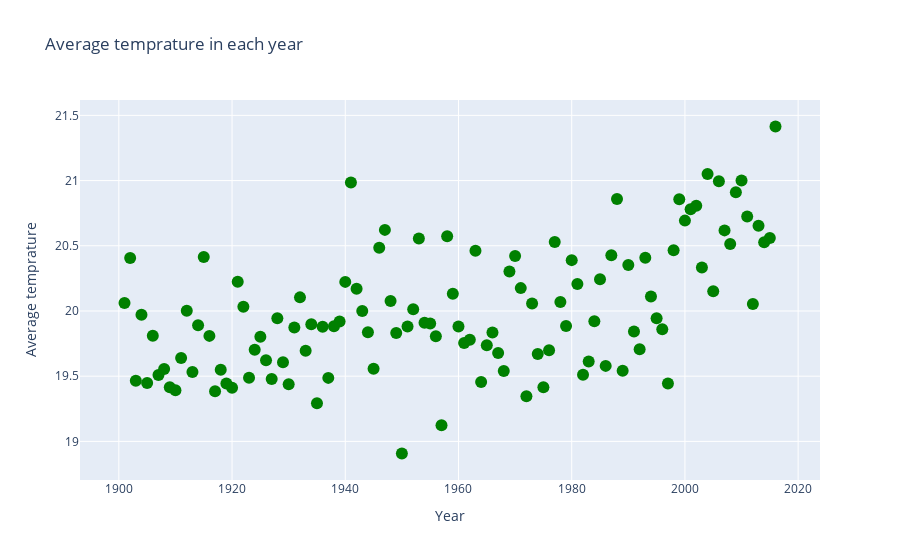

Here is the notebook cell this chart was saved with:
### Code cell
trace = go.Scatter(x = temp_year.index,
                y=temp_year['Temperature - (Celsius)'],
                mode = 'markers',
                text= temp_year.index,
                marker= {'color': 'green', 'size': 12})

data = [trace]
layout = go.Layout(title= 'Average temprature in each year',
                xaxis= {'title': 'Year'},
                yaxis= {'title': 'Average temprature'})

fig = go.Figure(data=data,layout=layout)

iplot(fig)
